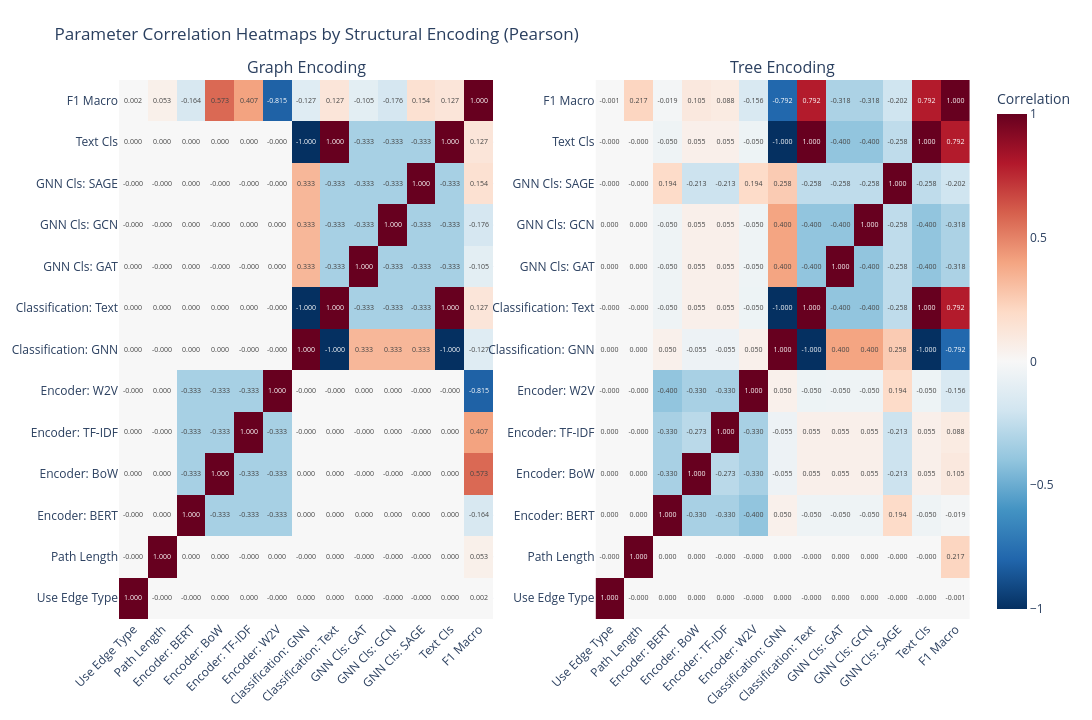
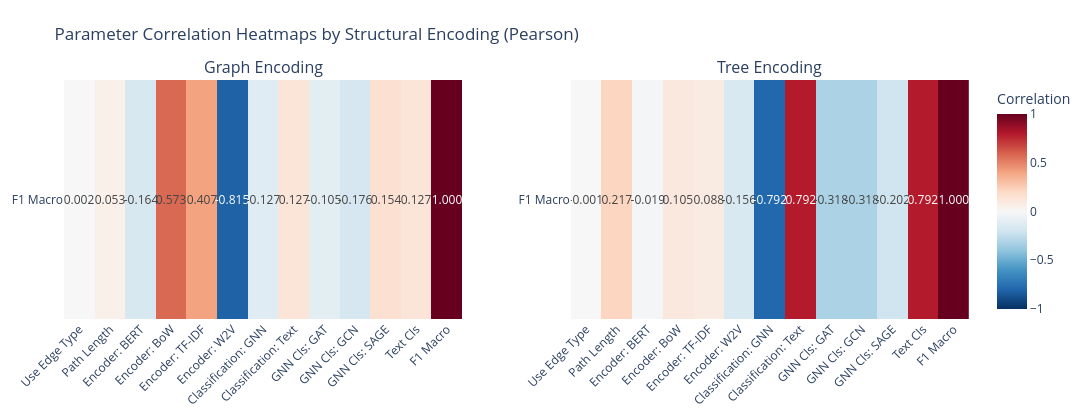
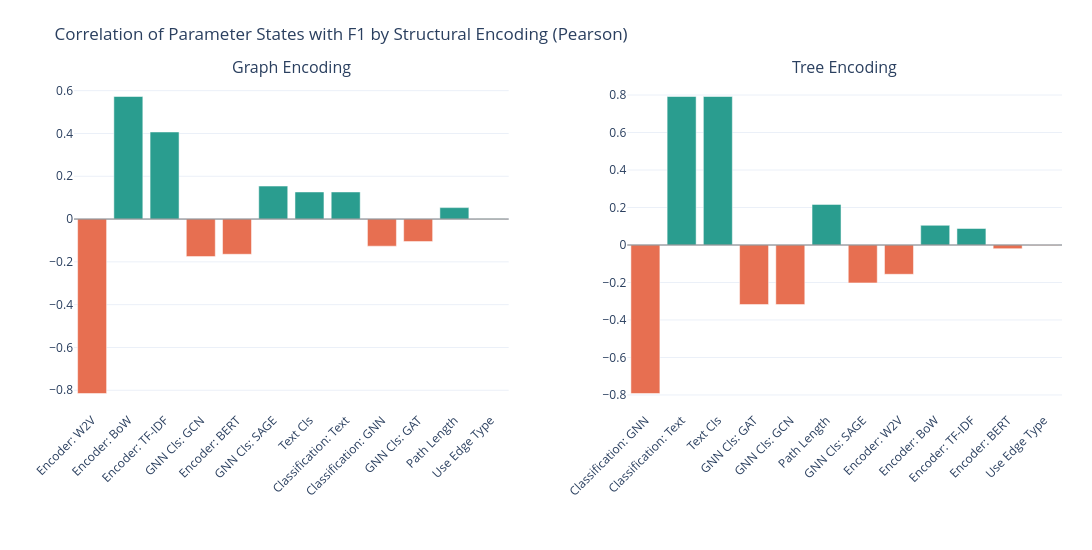
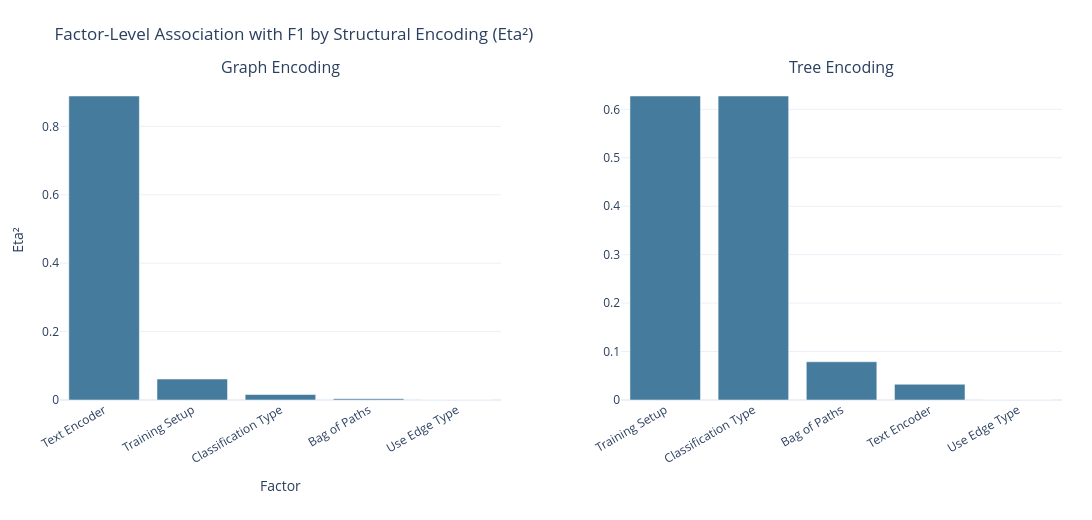

Source (notebook cell) for these figures, in order:
### Code cell
# Full heatmaps, separate for tree=False and tree=True
fig1 = plot_parameter_correlation_heatmaps_by_tree(df, method="pearson", focus_on_f1=False)
fig1.show()

# Only correlations with F1, separate for tree=False and tree=True
fig2 = plot_parameter_correlation_heatmaps_by_tree(df, method="pearson", focus_on_f1=True)
fig2.show()

# Ranked bars of correlation with F1, separate for tree=False and tree=True
fig3 = plot_f1_correlation_bars_by_tree(df, method="pearson", abs_sort=True)
fig3.show()

# Factor-level effect sizes, separate for tree=False and tree=True
fig4 = plot_factor_effect_sizes_by_tree(df)
fig4.show()

### Figure 1 — Plotly figure (JSON) as saved in the notebook; plotly's stock layout.template omitted (floating-point values rounded to 4 significant figures; data arrays with more than 128 entries replaced by an {"elided": "..."} marker saying what was removed)
{"data": [{"colorbar": {"title": {"text": "Correlation"}}, "colorscale": [[0, "rgb(5,48,97)"], [0.1, "rgb(33,102,172)"], [0.2, "rgb(67,147,195)"], [0.3, "rgb(146,197,222)"], [0.4, "rgb(209,229,240)"], [0.5, "rgb(247,247,247)"], [0.6, "rgb(253,219,199)"], [0.7, "rgb(244,165,130)"], [0.8, "rgb(214,96,77)"], [0.9, "rgb(178,24,43)"], [1, "rgb(103,0,31)"]], "hovertemplate": "X: %{x}<br>Y: %{y}<br>corr: %{z:.4f}<extra></extra>", "showscale": true, "text": {"elided": "13x13 str values"}, "texttemplate": "%{text}", "type": "heatmap", "x": ["Use Edge Type", "Path Length", "Encoder: BERT", "Encoder: BoW", "Encoder: TF-IDF", "Encoder: W2V", "Classification: GNN", "Classification: Text", "GNN Cls: GAT", "GNN Cls: GCN", "GNN Cls: SAGE", "Text Cls", "F1 Macro"], "xaxis": "x", "y": ["Use Edge Type", "Path Length", "Encoder: BERT", "Encoder: BoW", "Encoder: TF-IDF", "Encoder: W2V", "Classification: GNN", "Classification: Text", "GNN Cls: GAT", "GNN Cls: GCN", "GNN Cls: SAGE", "Text Cls", "F1 Macro"], "yaxis": "y", "z": {"elided": "13x13 float values"}, "zmax": 1, "zmid": 0, "zmin": -1}, {"colorscale": [[0, "rgb(5,48,97)"], [0.1, "rgb(33,102,172)"], [0.2, "rgb(67,147,195)"], [0.3, "rgb(146,197,222)"], [0.4, "rgb(209,229,240)"], [0.5, "rgb(247,247,247)"], [0.6, "rgb(253,219,199)"], [0.7, "rgb(244,165,130)"], [0.8, "rgb(214,96,77)"], [0.9, "rgb(178,24,43)"], [1, "rgb(103,0,31)"]], "hovertemplate": "X: %{x}<br>Y: %{y}<br>corr: %{z:.4f}<extra></extra>", "showscale": false, "text": {"elided": "13x13 str values"}, "texttemplate": "%{text}", "type": "heatmap", "x": ["Use Edge Type", "Path Length", "Encoder: BERT", "Encoder: BoW", "Encoder: TF-IDF", "Encoder: W2V", "Classification: GNN", "Classification: Text", "GNN Cls: GAT", "GNN Cls: GCN", "GNN Cls: SAGE", "Text Cls", "F1 Macro"], "xaxis": "x2", "y": ["Use Edge Type", "Path Length", "Encoder: BERT", "Encoder: BoW", "Encoder: TF-IDF", "Encoder: W2V", "Classification: GNN", "Classification: Text", "GNN Cls: GAT", "GNN Cls: GCN", "GNN Cls: SAGE", "Text Cls", "F1 Macro"], "yaxis": "y2", "z": {"elided": "13x13 float values"}, "zmax": 1, "zmid": 0, "zmin": -1}], "layout": {"annotations": [{"font": {"size": 16}, "showarrow": false, "text": "Graph Encoding", "x": 0.22, "xanchor": "center", "xref": "paper", "y": 1, "yanchor": "bottom", "yref": "paper"}, {"font": {"size": 16}, "showarrow": false, "text": "Tree Encoding", "x": 0.78, "xanchor": "center", "xref": "paper", "y": 1, "yanchor": "bottom", "yref": "paper"}], "height": 720, "margin": {"b": 100, "l": 60, "r": 40, "t": 80}, "title": {"text": "Parameter Correlation Heatmaps by Structural Encoding (Pearson)"}, "width": 1400, "xaxis": {"anchor": "y", "domain": [0, 0.44], "tickangle": -45}, "xaxis2": {"anchor": "y2", "domain": [0.56, 1], "tickangle": -45}, "yaxis": {"anchor": "x", "domain": [0, 1]}, "yaxis2": {"anchor": "x2", "domain": [0, 1]}}}

### Figure 2 — Plotly figure (JSON) as saved in the notebook; plotly's stock layout.template omitted (floating-point values rounded to 4 significant figures)
{"data": [{"colorbar": {"title": {"text": "Correlation"}}, "colorscale": [[0, "rgb(5,48,97)"], [0.1, "rgb(33,102,172)"], [0.2, "rgb(67,147,195)"], [0.3, "rgb(146,197,222)"], [0.4, "rgb(209,229,240)"], [0.5, "rgb(247,247,247)"], [0.6, "rgb(253,219,199)"], [0.7, "rgb(244,165,130)"], [0.8, "rgb(214,96,77)"], [0.9, "rgb(178,24,43)"], [1, "rgb(103,0,31)"]], "hovertemplate": "X: %{x}<br>Y: %{y}<br>corr: %{z:.4f}<extra></extra>", "showscale": true, "text": [["0.002", "0.053", "-0.164", "0.573", "0.407", "-0.815", "-0.127", "0.127", "-0.105", "-0.176", "0.154", "0.127", "1.000"]], "texttemplate": "%{text}", "type": "heatmap", "x": ["Use Edge Type", "Path Length", "Encoder: BERT", "Encoder: BoW", "Encoder: TF-IDF", "Encoder: W2V", "Classification: GNN", "Classification: Text", "GNN Cls: GAT", "GNN Cls: GCN", "GNN Cls: SAGE", "Text Cls", "F1 Macro"], "xaxis": "x", "y": ["F1 Macro"], "yaxis": "y", "z": [[0.001965, 0.05347, -0.1644, 0.5727, 0.4069, -0.8151, -0.1266, 0.1266, -0.1053, -0.1755, 0.1541, 0.1266, 1.0]], "zmax": 1, "zmid": 0, "zmin": -1}, {"colorscale": [[0, "rgb(5,48,97)"], [0.1, "rgb(33,102,172)"], [0.2, "rgb(67,147,195)"], [0.3, "rgb(146,197,222)"], [0.4, "rgb(209,229,240)"], [0.5, "rgb(247,247,247)"], [0.6, "rgb(253,219,199)"], [0.7, "rgb(244,165,130)"], [0.8, "rgb(214,96,77)"], [0.9, "rgb(178,24,43)"], [1, "rgb(103,0,31)"]], "hovertemplate": "X: %{x}<br>Y: %{y}<br>corr: %{z:.4f}<extra></extra>", "showscale": false, "text": [["-0.001", "0.217", "-0.019", "0.105", "0.088", "-0.156", "-0.792", "0.792", "-0.318", "-0.318", "-0.202", "0.792", "1.000"]], "texttemplate": "%{text}", "type": "heatmap", "x": ["Use Edge Type", "Path Length", "Encoder: BERT", "Encoder: BoW", "Encoder: TF-IDF", "Encoder: W2V", "Classification: GNN", "Classification: Text", "GNN Cls: GAT", "GNN Cls: GCN", "GNN Cls: SAGE", "Text Cls", "F1 Macro"], "xaxis": "x2", "y": ["F1 Macro"], "yaxis": "y2", "z": [[-0.0009927, 0.2167, -0.01934, 0.105, 0.08819, -0.1562, -0.7922, 0.7922, -0.3177, -0.3177, -0.2023, 0.7922, 1.0]], "zmax": 1, "zmid": 0, "zmin": -1}], "layout": {"annotations": [{"font": {"size": 16}, "showarrow": false, "text": "Graph Encoding", "x": 0.22, "xanchor": "center", "xref": "paper", "y": 1, "yanchor": "bottom", "yref": "paper"}, {"font": {"size": 16}, "showarrow": false, "text": "Tree Encoding", "x": 0.78, "xanchor": "center", "xref": "paper", "y": 1, "yanchor": "bottom", "yref": "paper"}], "height": 420, "margin": {"b": 100, "l": 60, "r": 40, "t": 80}, "title": {"text": "Parameter Correlation Heatmaps by Structural Encoding (Pearson)"}, "width": 1400, "xaxis": {"anchor": "y", "domain": [0, 0.44], "tickangle": -45}, "xaxis2": {"anchor": "y2", "domain": [0.56, 1], "tickangle": -45}, "yaxis": {"anchor": "x", "domain": [0, 1]}, "yaxis2": {"anchor": "x2", "domain": [0, 1]}}}

### Figure 3 — Plotly figure (JSON) as saved in the notebook; plotly's stock layout.template omitted (floating-point values rounded to 4 significant figures)
{"data": [{"hovertemplate": "%{x}<br>corr with F1: %{y:.4f}<extra></extra>", "marker": {"color": ["#e76f51", "#2a9d8f", "#2a9d8f", "#e76f51", "#e76f51", "#2a9d8f", "#2a9d8f", "#2a9d8f", "#e76f51", "#e76f51", "#2a9d8f", "#2a9d8f"]}, "showlegend": false, "type": "bar", "x": ["Encoder: W2V", "Encoder: BoW", "Encoder: TF-IDF", "GNN Cls: GCN", "Encoder: BERT", "GNN Cls: SAGE", "Text Cls", "Classification: Text", "Classification: GNN", "GNN Cls: GAT", "Path Length", "Use Edge Type"], "xaxis": "x", "y": [-0.8151, 0.5727, 0.4069, -0.1755, -0.1644, 0.1541, 0.1266, 0.1266, -0.1266, -0.1053, 0.05347, 0.001965], "yaxis": "y"}, {"hovertemplate": "%{x}<br>corr with F1: %{y:.4f}<extra></extra>", "marker": {"color": ["#e76f51", "#2a9d8f", "#2a9d8f", "#e76f51", "#e76f51", "#2a9d8f", "#e76f51", "#e76f51", "#2a9d8f", "#2a9d8f", "#e76f51", "#e76f51"]}, "showlegend": false, "type": "bar", "x": ["Classification: GNN", "Classification: Text", "Text Cls", "GNN Cls: GAT", "GNN Cls: GCN", "Path Length", "GNN Cls: SAGE", "Encoder: W2V", "Encoder: BoW", "Encoder: TF-IDF", "Encoder: BERT", "Use Edge Type"], "xaxis": "x2", "y": [-0.7922, 0.7922, 0.7922, -0.3177, -0.3177, 0.2167, -0.2023, -0.1562, 0.105, 0.08819, -0.01934, -0.0009927], "yaxis": "y2"}], "layout": {"annotations": [{"font": {"size": 16}, "showarrow": false, "text": "Graph Encoding", "x": 0.22, "xanchor": "center", "xref": "paper", "y": 1, "yanchor": "bottom", "yref": "paper"}, {"font": {"size": 16}, "showarrow": false, "text": "Tree Encoding", "x": 0.78, "xanchor": "center", "xref": "paper", "y": 1, "yanchor": "bottom", "yref": "paper"}], "height": 550, "margin": {"b": 140, "l": 60, "r": 30, "t": 80}, "shapes": [{"line": {"color": "gray", "width": 1}, "type": "line", "x0": 0, "x1": 1, "xref": "x domain", "y0": 0, "y1": 0, "yref": "y"}, {"line": {"color": "gray", "width": 1}, "type": "line", "x0": 0, "x1": 1, "xref": "x2 domain", "y0": 0, "y1": 0, "yref": "y2"}], "title": {"text": "Correlation of Parameter States with F1 by Structural Encoding (Pearson)"}, "width": 1400, "xaxis": {"anchor": "y", "domain": [0, 0.44], "tickangle": -45}, "xaxis2": {"anchor": "y2", "domain": [0.56, 1], "tickangle": -45}, "yaxis": {"anchor": "x", "domain": [0, 1]}, "yaxis2": {"anchor": "x2", "domain": [0, 1]}}}

### Figure 4 — Plotly figure (JSON) as saved in the notebook; plotly's stock layout.template omitted (floating-point values rounded to 4 significant figures)
{"data": [{"hovertemplate": "%{x}<br>eta²: %{y:.4f}<extra></extra>", "marker": {"color": "#457b9d"}, "showlegend": false, "type": "bar", "x": ["Text Encoder", "Training Setup", "Classification Type", "Bag of Paths", "Use Edge Type"], "xaxis": "x", "y": [0.8887, 0.06127, 0.01604, 0.003796, 3.861e-06], "yaxis": "y"}, {"hovertemplate": "%{x}<br>eta²: %{y:.4f}<extra></extra>", "marker": {"color": "#457b9d"}, "showlegend": false, "type": "bar", "x": ["Training Setup", "Classification Type", "Bag of Paths", "Text Encoder", "Use Edge Type"], "xaxis": "x2", "y": [0.6275, 0.6275, 0.0789, 0.03246, 9.855e-07], "yaxis": "y2"}], "layout": {"annotations": [{"font": {"size": 16}, "showarrow": false, "text": "Graph Encoding", "x": 0.22, "xanchor": "center", "xref": "paper", "y": 1, "yanchor": "bottom", "yref": "paper"}, {"font": {"size": 16}, "showarrow": false, "text": "Tree Encoding", "x": 0.78, "xanchor": "center", "xref": "paper", "y": 1, "yanchor": "bottom", "yref": "paper"}], "height": 520, "margin": {"b": 120, "l": 60, "r": 30, "t": 80}, "title": {"text": "Factor-Level Association with F1 by Structural Encoding (Eta²)"}, "width": 1400, "xaxis": {"anchor": "y", "domain": [0, 0.44], "tickangle": -30, "title": {"text": "Factor"}}, "xaxis2": {"anchor": "y2", "domain": [0.56, 1], "tickangle": -30}, "yaxis": {"anchor": "x", "domain": [0, 1], "title": {"text": "Eta²"}}, "yaxis2": {"anchor": "x2", "domain": [0, 1]}}}
